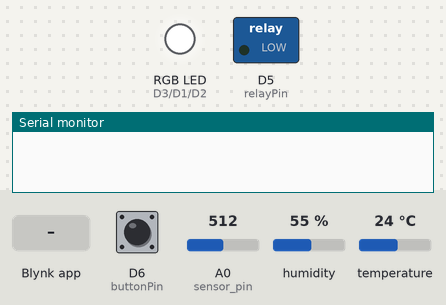
A sketch run on a simulated ESP8266 (NodeMCU). Parts: switched loads named in the sketch (green lamp = pin HIGH), an RGB LED mixed from three pins (HIGH = lit), the last lines printed to the serial monitor. Dashed ring = blinking. The inputs (shaded band) are chosen by the test bench; at power-on: D6 (buttonPin) HIGH, A0 (sensor_pin) = 512, humidity 55 %, temperature 24 °C. WiFi joins after 1.5 s; servers stay silent unless stated.

Above: at 3.0 s.
3.1 s: D6 (buttonPin) pulled LOW for 0.15 s
At 4.1 s:
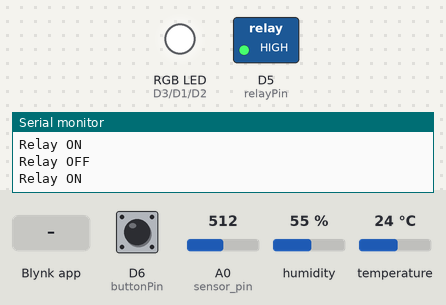
4.7 s: Blynk app writes 1 to V2
At 5.2 s:
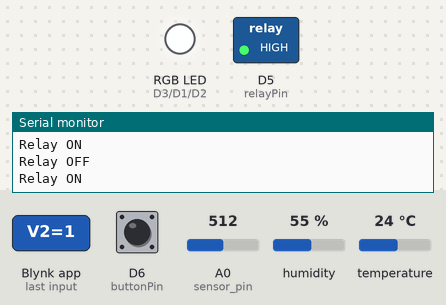
6.2 s: Blynk app writes 0 to V5
At 7.4 s:
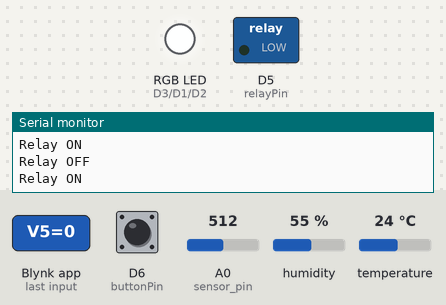
7.7 s: Blynk app writes 1 to V1
At 8.7 s:
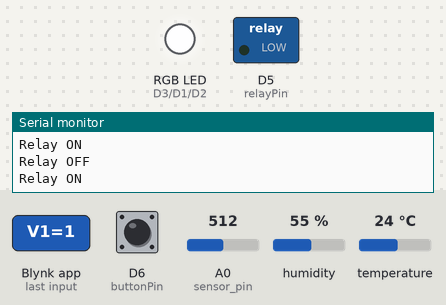
9.2 s: D6 (buttonPin) pulled LOW for 1 s
At 9.41 s:
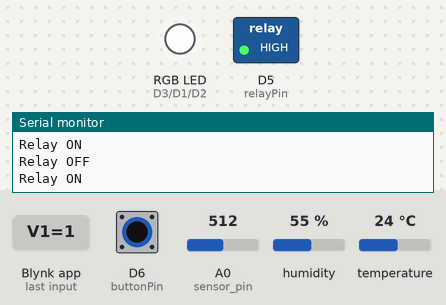
12.7 s: Blynk app writes 200 to V2
At 13.7 s:
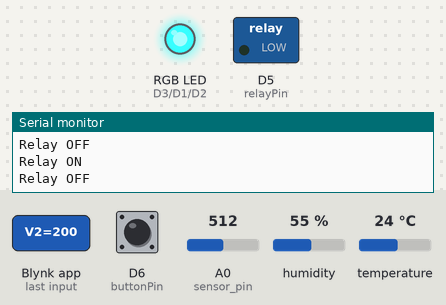
Timing chart, 0 to 15.2 s (numbered marks = the images above; inputs shaded):
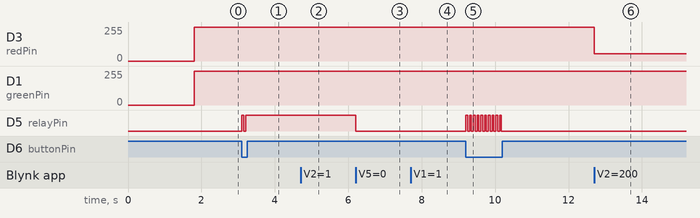

The sketch:

Blynk_IOT.ino
```cpp
#define BLYNK_TEMPLATE_ID "TMPL3OSsDG_PH"
#define BLYNK_TEMPLATE_NAME "NodeMCU"
#define BLYNK_AUTH_TOKEN "O7pZhZrXo4SN3ukfZhKRwXXSCB-cA0kf"
#define BLYNK_FIRMWARE_VERSION "0.1.1"

#include <ESP8266WiFi.h>
#include <BlynkSimpleEsp8266.h>
#include <DHT.h>
#include <ESP8266HTTPClient.h>

// Your WiFi credentials
char ssid[] = "TonyStarkFiber_2.4";
char pass[] = "Aditya007";
char auth[] = BLYNK_AUTH_TOKEN;

#define BLYNK_PRINT Serial
#define DHTTYPE DHT11
#define DHTPIN D4     // GPIO2
#define relayPin D5   // GPIO14
const int redPin = D3;   // GPIO0
const int greenPin = D1; // GPIO5
const int bluePin = D2;  // GPIO4

const int buttonPin = D6; // Pin connected to the push button (GPIO12)
int sensor_pin = A0;      // Soil Sensor input at Analog PIN A0

bool relayState = LOW;        // Variable to store current state of the relay
unsigned long lastDebounceTime = 0;
unsigned long debounceDelay = 50;

BlynkTimer timer;
DHT dht(DHTPIN, DHTTYPE);

// CONFIRMED common-anode LEDs: pin LOW = ON, pin HIGH = OFF.
void writeRGBChannel(int pin, int brightness) {
  brightness = constrain(brightness, 0, 255);
  analogWrite(pin, 255 - brightness);
}

void setup() {
  Serial.begin(9600);
  dht.begin();

  // Blynk.begin handles Wi-Fi connection and Blynk connection blocking-style
  Blynk.begin(auth, ssid, pass);

  pinMode(buttonPin, INPUT_PULLUP);
  pinMode(sensor_pin, INPUT);

  // Initialize PWM for ESP8266
  analogWriteRange(255);
  pinMode(redPin, OUTPUT);
  pinMode(greenPin, OUTPUT);
  pinMode(bluePin, OUTPUT);
  pinMode(relayPin, OUTPUT);

  digitalWrite(greenPin, HIGH); // Common anode: HIGH turns it OFF
  digitalWrite(bluePin, HIGH);
  digitalWrite(redPin, HIGH);
  digitalWrite(relayPin, LOW);  // Relay OFF initially

  timer.setInterval(1000L, sendSensor);
  timer.setInterval(1000L, sendUptime);
}

// Blynk Virtual Pin handler for Relay switch from app
BLYNK_WRITE(V5) {
  int state = param.asInt();
  relayState = state;
  digitalWrite(relayPin, relayState ? HIGH : LOW);
}

// RGB LED Virtual Pins
BLYNK_WRITE(V2) { // Red
  int redValue = param.asInt();
  writeRGBChannel(redPin, redValue);
}

BLYNK_WRITE(V1) { // Green
  int greenValue = param.asInt();
  writeRGBChannel(greenPin, greenValue);
}

BLYNK_WRITE(V0) { // Blue
  int blueValue = param.asInt();
  writeRGBChannel(bluePin, blueValue);
}

void sendSensor() {
  float h = dht.readHumidity();
  float t = dht.readTemperature();
  int out_val = analogRead(sensor_pin);
  out_val = map(out_val, 550, 10, 0, 100); // Adjust calibration mapping values if needed

  if (isnan(h) || isnan(t)) {
    Serial.println("Failed to read from DHT sensor!");
    return;
  }

  Blynk.virtualWrite(V8, out_val); // Soil moisture
  Blynk.virtualWrite(V6, h);       // Humidity
  Blynk.virtualWrite(V3, t);       // Temperature
}

void sendUptime() {
  unsigned long millisec = millis();
  unsigned long sec = millisec / 1000;
  unsigned long min = sec / 60;
  unsigned long hr = min / 60;

  sec = sec % 60;
  min = min % 60;
  hr = hr % 24;

  String uptimeString = String(hr) + "h " + String(min) + "m " + String(sec) + "s";
  Blynk.virtualWrite(V4, uptimeString);
}

void swtch() {
  int reading = digitalRead(buttonPin);
  if (reading == LOW && (millis() - lastDebounceTime) > debounceDelay) {
    lastDebounceTime = millis();
    relayState = !relayState; // Toggle state
    digitalWrite(relayPin, relayState);
    Serial.println(relayState ? "Relay ON" : "Relay OFF");

    // Sync state back to Blynk app virtual pin V5 so the toggle button updates visually
    Blynk.virtualWrite(V5, relayState);
  }
}

void loop() {
  Blynk.run();
  timer.run();
  swtch(); // Enabled physical button check
}
```

Measured:
- after the input at 3.1 s, D5 (relayPin): LOW → HIGH at once, → LOW 0.05 s later, → HIGH 0.05 s later
- after the input at 4.7 s, D3 (redPin): 255/255 → 254/255 at once
- after the input at 6.2 s, D5 (relayPin): HIGH → LOW at once
- after the input at 7.7 s, D1 (greenPin): 255/255 → 254/255 at once
- after the input at 9.2 s, D5 (relayPin): alternates HIGH for 0.05 s and LOW for 0.05 s, 20 changes in all, then stays LOW, starting at once
- after the input at 12.7 s, D3 (redPin): 254/255 → 55/255 at once
